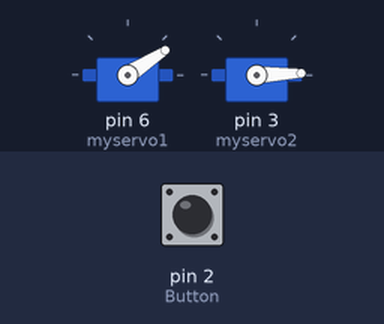
Simulated run of this sketch. Board: Arduino Uno, built with avr-gcc and run on an emulated ATmega328P. Shown: 2 × servo. The test bench sets the inputs (shaded band); at power-on: pin 2 (Button) HIGH. Random numbers use the default seed unless the sketch sets one.

Above: at 0.15 s.
At 11.2 s:
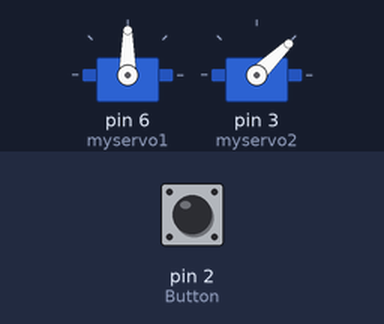
At 27.1 s:
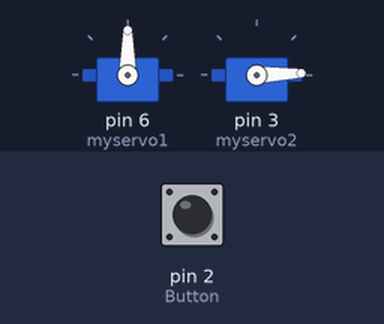
At 39.6 s:
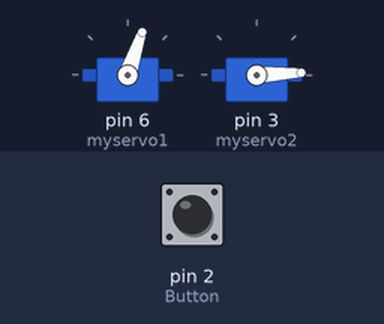
Timing chart, 0 to 40.0 s (numbered marks = the images above):
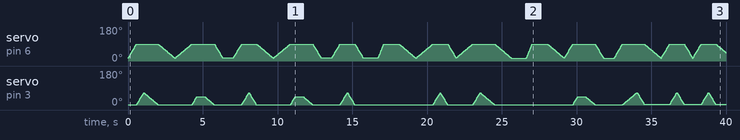

The sketch:

UselessBox.ino
```cpp
#include <Servo.h>

//initlize the servo and the switch
Servo myservo1;
Servo myservo2;

const uint8_t Button = 2;

//modify the servo beginning value to fit your servo position in box
const uint8_t Servo1BeginPos = 15;
const uint8_t Servo2BeginPos = 2;

void setup() {
  pinMode(Button, INPUT_PULLUP);

  myservo1.attach(6); //servo1 attch to the back arm
  myservo2.attach(3); //servo2 attch to the front arm
  myservo1.write(Servo1BeginPos);
  myservo2.write(Servo2BeginPos);
}

void loop() {
  int Time_Delay;
  if (digitalRead(Button)) {
    //back arm go up and open the cover
    Time_Delay = random(1, 3);
    for (int i = myservo1.read(); i <= 90; i += Time_Delay) {
      myservo1.write(i);
      delay(15);
    }
    //1/3 percent that the box arm would pretent to push the switch
    if (random(1, 10) % 3 == 0) {
      Time_Delay = 2;
      for (int i = myservo2.read(); i <= 45; i += Time_Delay) {
        myservo2.write(i);
        delay(15);
      }
      delay(500);
      Time_Delay = 1;
      for (int i = myservo2.read(); i >= Servo2BeginPos; i -= Time_Delay) {
        myservo2.write(i);
        delay(15);
      }
      Time_Delay = 2;
      for (int i = myservo1.read(); i >= Servo1BeginPos; i -= Time_Delay) {
        myservo1.write(i);
        delay(15);
      }
      delay(700);
      Time_Delay = 2;
      for (int i = myservo1.read(); i <= 90; i += Time_Delay) {
        myservo1.write(i);
        delay(15);
      }
    }
    //front arm go up and push the switch
    Time_Delay = random(1, 3);
    for (int i = myservo2.read(); i <= 65; i += Time_Delay) {
      myservo2.write(i);
      delay(15);
    }

    //front arm go down first
    Time_Delay = random(1, 3);
    for (int i = myservo2.read(); i >= 2; i -= Time_Delay) {
      myservo2.write(i);
      delay(15);
    }
    //then back arm go down
    Time_Delay = random(1, 3);
    for (int i = myservo1.read(); i >= 15; i -= Time_Delay) {
      myservo1.write(i);
      delay(15);
    }
    //1/4 percent that the box pretend to show up to peep your movement
    if (random(1, 10) % 4 == 0) {
      delay(1000);
      Time_Delay = 1;
      for (int i = myservo1.read(); i <= 90; i += Time_Delay) {
        myservo1.write(i);
        delay(5);
      }
      delay(1000);
      Time_Delay = 1;
      for (int i = myservo1.read(); i >= 15; i -= Time_Delay) {
        myservo1.write(i);
        delay(15);
      }
    }
  }
}
```
